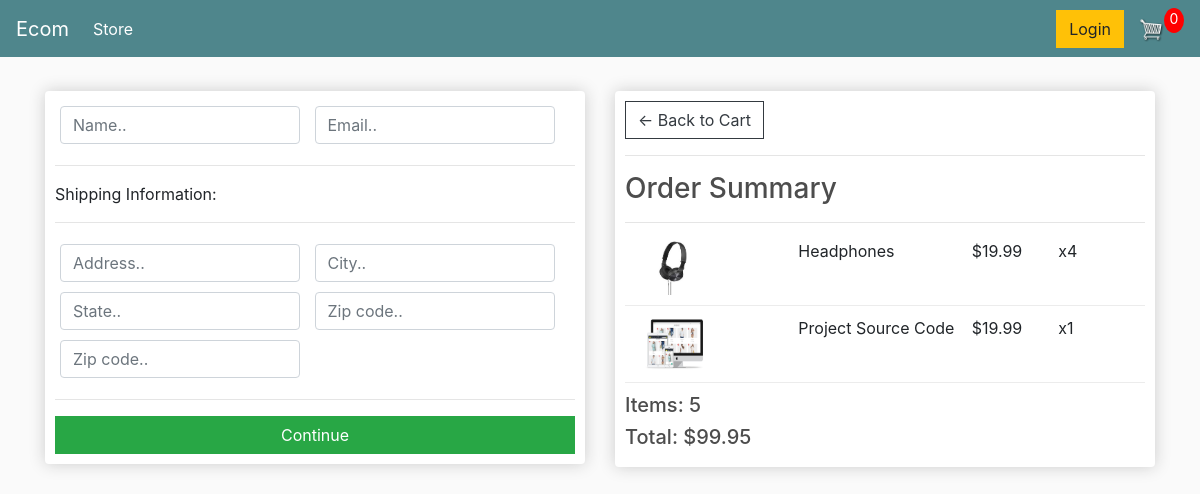
/checkout/ (signed in), run on an earlier commit of the app's database.
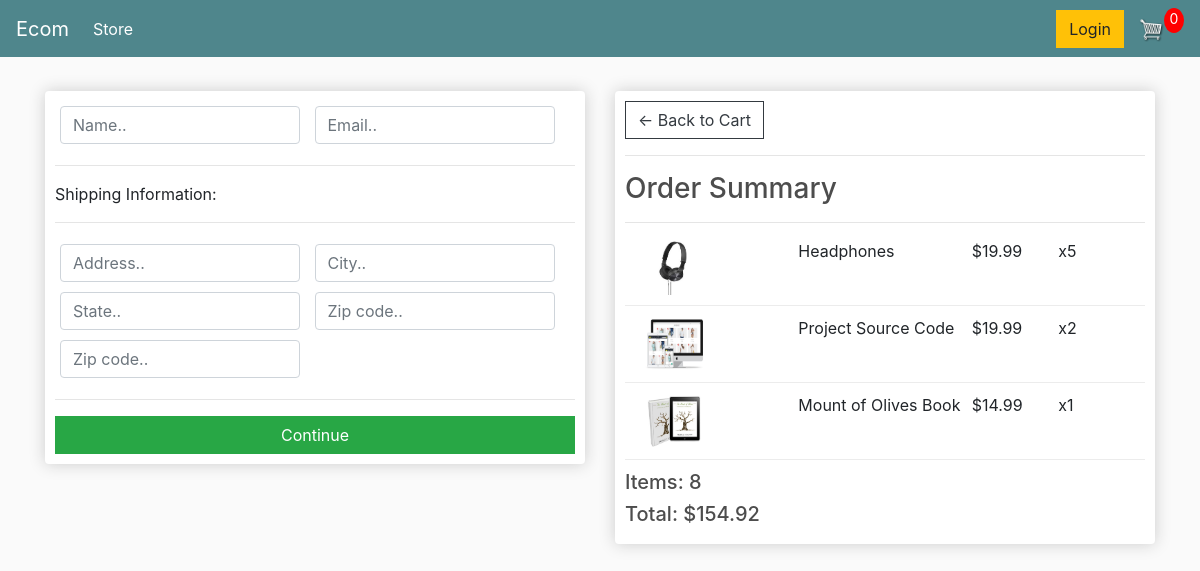
And on a later commit of the database.
### store/models.py (models this page shows, shortened)
class OrderItem(models.Model):
	product = models.ForeignKey(Product, on_delete=models.SET_NULL, null=True)
	order = models.ForeignKey(Order, on_delete=models.SET_NULL, null=True)
	quantity = models.IntegerField(default=0, null=True, blank=True)
	date_added = models.DateTimeField(auto_now_add=True)
	@property
	def get_total(self):
		total = self.product.price * self.quantity
		return total

class Product(models.Model):
	name = models.CharField(max_length=200)
	price = models.FloatField()
	digital = models.BooleanField(default=False,null=True, blank=True)
	image = models.ImageField(null=True, blank=True)
	@property
	def imageURL(self):
		try:
			url = self.image.url
		except:
			url = ''
		return url

class Order(models.Model):
	customer = models.ForeignKey(Customer, on_delete=models.SET_NULL, null=True, blank=True)
	date_ordered = models.DateTimeField(auto_now_add=True)
	complete = models.BooleanField(default=False)
	transaction_id = models.CharField(max_length=100, null=True)
	@property
	def shipping(self):
		shipping = False
		orderitems = self.orderitem_set.all()
		for i in orderitems:
			if i.product.digital == False:
				shipping = True
			return shipping
	@property
	def get_cart_total(self):
		orderitems = self.orderitem_set.all()
		total = sum([item.get_total for item in orderitems])
		return total
	@property
	def get_cart_items(self):
		orderitems = self.orderitem_set.all()
		total = sum([item.quantity for item in orderitems])
		return total

### store/views.py (the view)
# urls.py: path('checkout/', views.checkout, name="checkout"),
def checkout(request):
	data = cartData(request)
	cartItems = data['cartItems']
	order = data['order']
	items = data['items']
	context = {'items':items, 'order':order, 'cartItems':cartItems}
	return render(request, 'store/checkout.html', context)

### store/utils.py (called while the page is built)
def cartData(request):
	if request.user.is_authenticated:
		customer = request.user.customer
		order, created = Order.objects.get_or_create(customer=customer, complete=False)
		items = order.orderitem_set.all()
		cartItems = order.get_cart_items
	else:
		cookieData = cookieCart(request)
		cartItems = cookieData['cartItems']
		order = cookieData['order']
		items = cookieData['items']
	return {'cartItems':cartItems ,'order':order, 'items':items}

### store/templates/store/checkout.html (shortened to what this page needs)
{% extends 'store/main.html' %}
{% load static %}
{% block content %}
     <div class="row">
		<div class="col-lg-6">
			<div class="box-element" id="form-wrapper">
				<form id="form">
					<div id="user-info">
						<div class="form-field">
							<input required class="form-control" type="text" name="name" placeholder="Name..">
						</div>
						<div class="form-field">
							<input required class="form-control" type="email" name="email" placeholder="Email..">
						</div>
					</div>
					<div id="shipping-info">
						<hr>
						<p>Shipping Information:</p>
						<hr>
						<div class="form-field">
							<input class="form-control" type="text" name="address" placeholder="Address..">
						</div>
						<div class="form-field">
							<input class="form-control" type="text" name="city" placeholder="City..">
						</div>
						<div class="form-field">
							<input class="form-control" type="text" name="state" placeholder="State..">
						</div>
						<div class="form-field">
							<input class="form-control" type="text" name="zipcode" placeholder="Zip code..">
						</div>
						<div class="form-field">
							<input class="form-control" type="text" name="country" placeholder="Zip code..">
						</div>
					</div>
					<hr>
					<input id="form-button" class="btn btn-success btn-block" type="submit" value="Continue">
				</form>
			</div>
			<br>
		</div>
		<div class="col-lg-6">
			<div class="box-element">
				<a  class="btn btn-outline-dark" href="{% url 'cart' %}">&#x2190; Back to Cart</a>
				<hr>
				<h3>Order Summary</h3>
				<hr>
				{% for item in items %}
				<div class="cart-row">
					<div style="flex:2"><img class="row-image" src="{{item.product.imageURL}}"></div>
					<div style="flex:2"><p>{{item.product.name}}</p></div>
					<div style="flex:1"><p>${{item.product.price|floatformat:2}}</p></div>
					<div style="flex:1"><p>x{{item.quantity}}</p></div>
				</div>
				{% endfor %}
				<h5>Items:   {{order.get_cart_items}}</h5>
				<h5>Total:   ${{order.get_cart_total|floatformat:2}}</h5>
			</div>
		</div>
	</div>
{% endblock content %}

What changed in the data, as far as the page shows it:
changed OrderItem "Headphones": quantity "4" → "5"
changed OrderItem "Project Source Code": quantity "1" → "2"
added OrderItem: product.imageURL (picture), product.name "Mount of Olives Book", product.price "14.99", quantity "1"
changed through a linked row, Order: get_cart_items "5" → "8"; get_cart_total "99.95" → "154.92"
